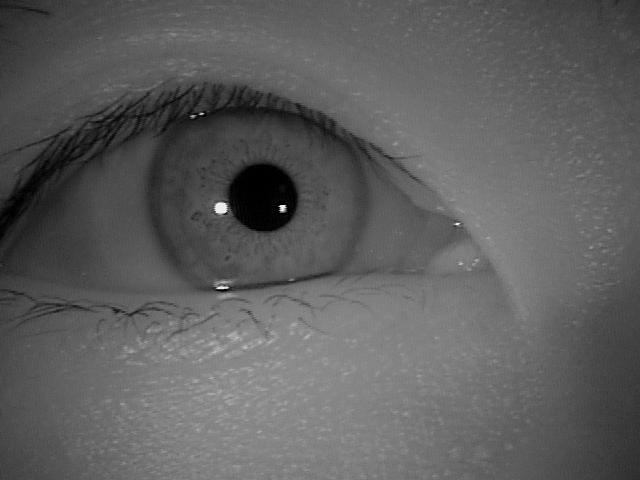
#> input picture CASIA-Iris/001/L/S5001L00.jpg, 640 x 480 px; its folder holds 3 pictures in this run
$ python analyze_distances.py
#> lines starting #> are read from the running program, lines starting #| are printed output that depends on the picture
### iris_key.py
import os

import argparse

import cv2
import hashlib
import numpy as np

# Default dataset folder next to this package (e.g. CASIA-Iris/001/1.jpg).
CASIA_IRIS_DIR = os.path.join(
    os.path.dirname(os.path.abspath(__file__)),
    "CASIA-Iris",
)

THRESHOLD = 0.2519


def discover_casia_iris_images(root_dir=None):
    """List image paths under the CASIA-Iris tree (jpg/jpeg/png/bmp)."""
    root_dir = root_dir if root_dir is not None else CASIA_IRIS_DIR
    paths = []
    if not os.path.isdir(root_dir):
        return paths
    for dirpath, _, filenames in os.walk(root_dir):
        for name in sorted(filenames):
            lower = name.lower()
            if lower.endswith((".jpg", ".jpeg", ".png", ".bmp")):
                paths.append(os.path.join(dirpath, name))
    return sorted(paths)


def generate_iris_code(image_path, verbose=True):
    filename = os.path.basename(image_path)
    img = cv2.imread(image_path, 0)

    if img is None:
        raise ValueError(f"Image not found: {image_path}")

    # Standardize initial size
    img = cv2.resize(img, (128, 128))
    img = cv2.equalizeHist(img)

    # Task 1: Preprocessing Debug Logs
    if verbose:
        print(
            f"[DEBUG] {filename} | "
            f"size={img.shape} | "
            f"min={img.min()} | "
            f"max={img.max()}"
        )

    # LBP(P=16, R=2) on a 32x8 grid = 4096 bits
    P, R = 16, 2
    grid_w, grid_h = 32, 8
    small = cv2.resize(img, (grid_w, grid_h))

    angles = np.linspace(0, 2 * np.pi, P, endpoint=False)
    dx = R * np.cos(angles)
    dy = -R * np.sin(angles) # OpenCV y-axis is down

    lbp_bits = []

    for r in range(grid_h):
        for c in range(grid_w):
            center_val = small[r, c]

            # Sample 16 points around the center
            for p in range(P):
                nr = r + dy[p]
                nc = c + dx[p]

                # Bilinear Interpolation with horizontal wrap-around
                r0 = int(np.floor(nr))
                r1 = np.clip(r0 + 1, 0, grid_h - 1)
                r0 = np.clip(r0, 0, grid_h - 1)

                c0 = int(np.floor(nc)) % grid_w
                c1 = (c0 + 1) % grid_w

                dr = nr - np.floor(nr)
                dc = nc - np.floor(nc)

                v00 = small[r0, c0]
                v01 = small[r0, c1]
                v10 = small[r1, c0]
                v11 = small[r1, c1]

                val = (1-dr)*(1-dc)*v00 + dr*(1-dc)*v10 + (1-dr)*dc*v01 + dr*dc*v11

                # Compare to center
                lbp_bits.append('1' if val >= center_val else '0')

    code_str = "".join(lbp_bits)

    # Validation
    code_len = len(code_str)
    ones_count = code_str.count('1')
    density = ones_count / code_len

    if verbose:
        print(
            f"[DEBUG] LBP(16,2) | length={code_len} | "
            f"ones={ones_count} | density={density:.2f}"
        )

    if verbose and (density < 0.05 or density > 0.95):
        print("[WARNING] Low-information iris code detected")

    return code_str


def hamming_distance(code1, code2, verbose=True):
    """
    Calculate Hamming distance with rotation compensation.
    Optimized for speed using numpy bitwise operations.
    """
    if len(code1) != len(code2):
        raise ValueError("Codes must be same length")

    n = len(code1)

    # Convert string codes to numpy arrays for bitwise comparison
    # We use ord(c) - 48 ('0' -> 0, '1' -> 1)
    a = np.frombuffer(code1.encode(), dtype=np.int8) - 48
    b = np.frombuffer(code2.encode(), dtype=np.int8) - 48

    min_hd = 1.0
    best_shift = 0
    max_shift = 8

    for shift in range(-max_shift, max_shift + 1):
        # Circular shift using numpy (much faster than string slicing)
        shifted_b = np.roll(b, shift)

        # Calculate bit differences
        diff = np.count_nonzero(a != shifted_b)
        hd = diff / n

        if hd < min_hd:
            min_hd = hd
            best_shift = shift

    if verbose:
        print(
            f"[DEBUG] Best shift={best_shift} | "
            f"HD={min_hd:.4f}"
        )

    return min_hd


# [62 lines left out: functions iris_code_to_key, generate_iris_key, _print_codes, _print_keys, not called in this run]


# [29 lines that do not run on import are left out]

### analyze_distances.py
import os
import cv2
import numpy as np
from iris_key import CASIA_IRIS_DIR, discover_casia_iris_images, generate_iris_code, hamming_distance

def analyze_distances():
    images = discover_casia_iris_images(CASIA_IRIS_DIR)
    eye_groups = {}

    for path in images:
        parts = path.split(os.sep)
        try:
            base_idx = parts.index("CASIA-Iris")
            person = parts[base_idx + 1]
            eye = parts[base_idx + 2]
            group_id = f"{person}_{eye}"
            if group_id not in eye_groups:
                eye_groups[group_id] = []
            eye_groups[group_id].append(path)
        except (ValueError, IndexError):
            continue

    print(f"{'Eye Group':<15} | {'Pairs':<6} | {'Avg HD'}")
    print("-" * 35)

    all_intra_distances = []

    for group_id, paths in eye_groups.items():
        if len(paths) < 2:
            continue

        codes = [generate_iris_code(p) for p in paths]
#> in generate_iris_code, img is the input picture: shape (480, 640); min 0, max 255, mean 93.8
#> in generate_iris_code, `img = cv2.equalizeHist(img)`:
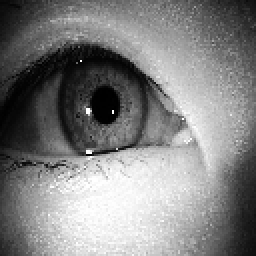
#> img: shape (128, 128) (shown 2 times larger); min 0, max 255, mean 128.6
#| [DEBUG] S5001L00.jpg | size=(128, 128) | min=0 | max=255
#> after the loop in generate_iris_code, `for r in range(grid_h):`: lbp_bits = 4096 items, first 6: '1', '1', '1', '1', '1', '1'
#> in generate_iris_code, `code_len = len(code_str)`: code_len = 4096
#> in generate_iris_code, `ones_count = code_str.count('1')`: ones_count = 1988
#> in generate_iris_code, `density = ones_count / code_len`: density = 0.485
#| [DEBUG] LBP(16,2) | length=4096 | ones=1988 | density=0.49
#> call 2 of generate_iris_code, with image_path = 'CASIA-Iris/001/L/S5001L01.jpg', verbose = True
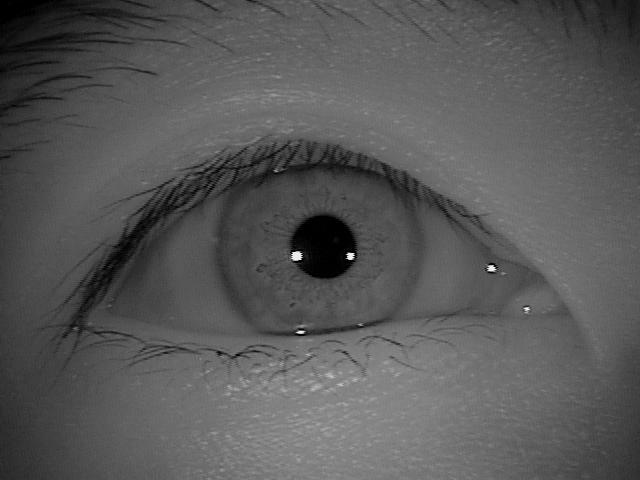
#> input picture CASIA-Iris/001/L/S5001L01.jpg, 640 x 480 px
#> in generate_iris_code, img is the input picture: shape (480, 640); min 0, max 255, mean 87.7
#> in generate_iris_code (call 2), `img = cv2.resize(img, (128, 128))`:
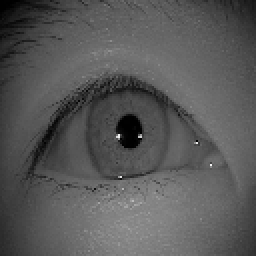
#> img: shape (128, 128) (shown 2 times larger); min 0, max 242, mean 87.7
#> in generate_iris_code (call 2), `img = cv2.equalizeHist(img)`:
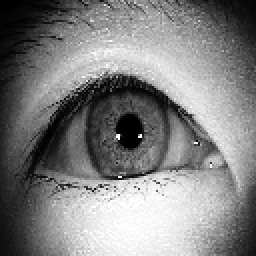
#> img: shape (128, 128) (shown 2 times larger); min 0, max 255, mean 128.5
#| [DEBUG] S5001L01.jpg | size=(128, 128) | min=0 | max=255
#> in generate_iris_code (call 2), `ones_count = code_str.count('1')`: ones_count = 1978
#> in generate_iris_code (call 2), `density = ones_count / code_len`: density = 0.483
#| [DEBUG] LBP(16,2) | length=4096 | ones=1978 | density=0.48
#> call 3 of generate_iris_code, with image_path = 'CASIA-Iris/001/L/S5001L02.jpg', verbose = True
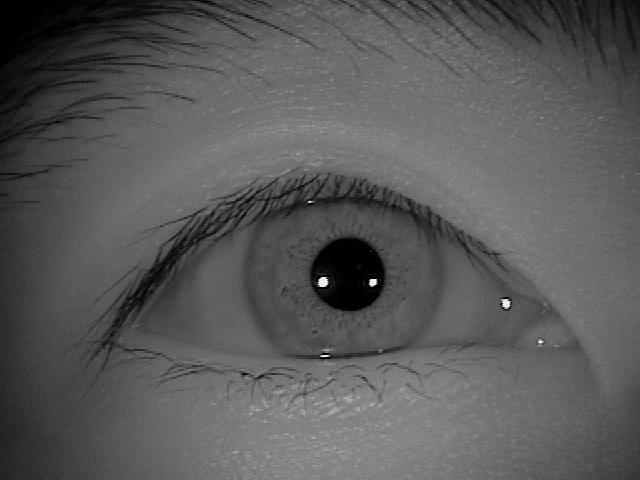
#> input picture CASIA-Iris/001/L/S5001L02.jpg, 640 x 480 px
#> in generate_iris_code, img is the input picture: shape (480, 640); min 0, max 255, mean 89
#> in generate_iris_code (call 3), `img = cv2.resize(img, (128, 128))`:
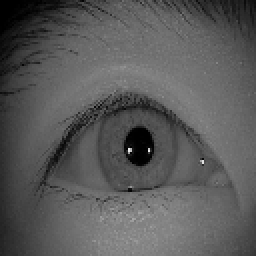
#> img: shape (128, 128) (shown 2 times larger); min 0, max 235, mean 88.9
#> in generate_iris_code (call 3), `img = cv2.equalizeHist(img)`:
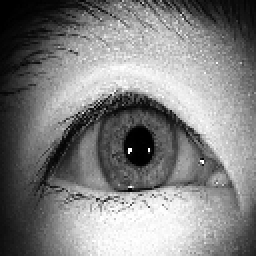
#> img: shape (128, 128) (shown 2 times larger); min 0, max 255, mean 127.7
#| [DEBUG] S5001L02.jpg | size=(128, 128) | min=0 | max=255
#> in generate_iris_code (call 3), `ones_count = code_str.count('1')`: ones_count = 2023
#> in generate_iris_code (call 3), `density = ones_count / code_len`: density = 0.494
#| [DEBUG] LBP(16,2) | length=4096 | ones=2023 | density=0.49
#> codes = 3 items
        distances = []
        for i in range(len(codes)):
            for j in range(i + 1, len(codes)):
                hd = hamming_distance(codes[i], codes[j])
                distances.append(hd)
                all_intra_distances.append(hd)
#> this loop made 3 passes
#| [DEBUG] Best shift=0 | HD=0.3301
#| [DEBUG] Best shift=0 | HD=0.3757
#| [DEBUG] Best shift=0 | HD=0.2083
#> after the loop, all_intra_distances = [0.33, 0.376, 0.208]; distances = [0.33, 0.376, 0.208]

        avg_hd = sum(distances) / len(distances)
#> avg_hd = 0.305
        print(f"{group_id:<15} | {len(distances):<6} | {avg_hd:.4f}")
#| 001_L           | 3      | 0.3047

    if all_intra_distances:
        overall_avg = sum(all_intra_distances) / len(all_intra_distances)
#> overall_avg = 0.305
        print("-" * 35)
        print(f"Overall Intra-Eye Avg Distance: {overall_avg:.4f}")
#| Overall Intra-Eye Avg Distance: 0.3047
    else:
        print("No pairs found.")

if __name__ == "__main__":
    analyze_distances()
